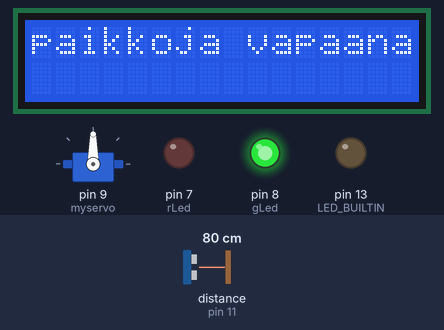
The sketch below on a simulated Arduino Uno, built with avr-gcc and run on an emulated ATmega328P. Parts: servo, 16×2 character LCD, output pins drawn as LEDs (lit = HIGH). Wiring (inferred from the names in the program): ultrasonic range finder: trigger pin 11; echo pin 11. The test bench sets the inputs (shaded band); at power-on: distance to the obstacle (sensor on pin 11) 80 cm. The echo pulse lasts 58.3 µs per cm; pins used as bus, display or sensor lines are not drawn; what the sketch prints to the serial monitor is not drawn.

Above: at 1.2 s.
1.3 s: distance to the obstacle (sensor on pin 11) set to 64 cm
At 2.6 s:
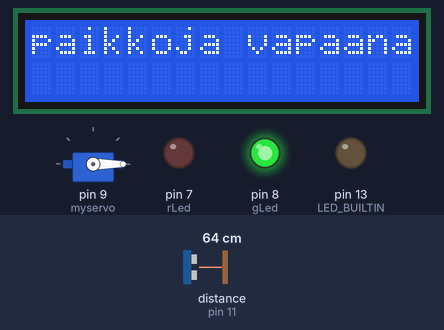
3.1 s: distance to the obstacle (sensor on pin 11) set to 56 cm
4.6 s: distance to the obstacle (sensor on pin 11) set to 45 cm
At 5.8 s:
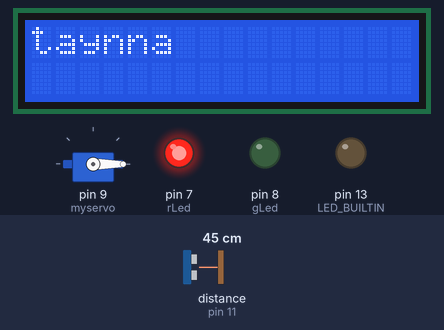
6.4 s: distance to the obstacle (sensor on pin 11) set to 60 cm
At 7.2 s:
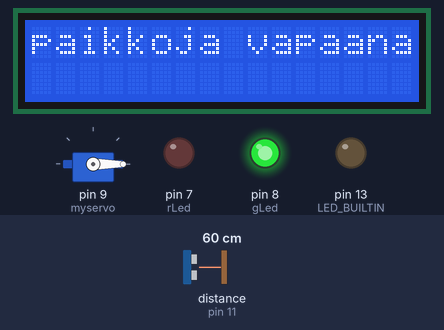
8.3 s: distance to the obstacle (sensor on pin 11) set to 2 cm
At 9.7 s:
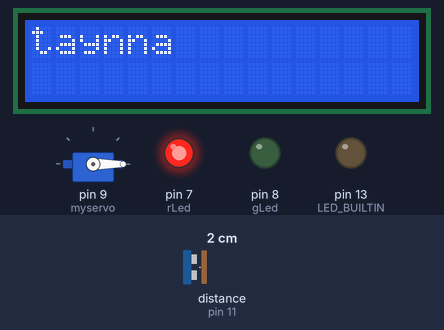
Timing chart, 0 to 11.0 s (numbered marks = the images above; inputs shaded):
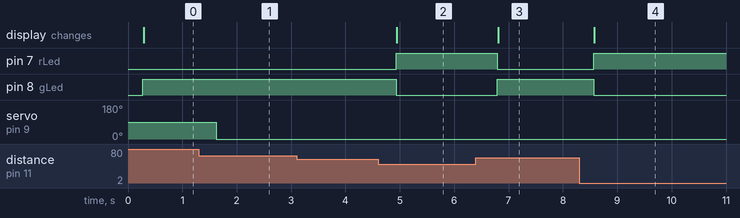

Measured:
- the behaviour switches between 70 and 69 cm on distance to the obstacle (sensor on pin 11) (found by bisection; images 0 and 1)
- the behaviour switches between 51 and 50 cm on distance to the obstacle (sensor on pin 11) (found by bisection; images 1 and 2)
- after the input at 1.3 s, servo on pin 9 (myservo): 90° → 0° after 0.32 s
- after the input at 3.1 s, every drawn part: stays the same
- after the input at 4.6 s, pin 7 (rLed): LOW → HIGH after 0.33 s; pin 8 (gLed): HIGH → LOW after 0.33 s; the display: changes after 0.34 s (image 2)
- after the input at 6.4 s, pin 7 (rLed): HIGH → LOW after 0.39 s; pin 8 (gLed): LOW → HIGH after 0.39 s; the display: changes after 0.41 s (image 3)
- after the input at 8.3 s, pin 7 (rLed): LOW → HIGH after 0.26 s; pin 8 (gLed): HIGH → LOW after 0.26 s; the display: changes after 0.27 s (image 4)

The sketch:

arduinoKoodi.ino
```cpp
#include <Servo.h>
#include <Adafruit_LiquidCrystal.h>

// C++ code
//
Adafruit_LiquidCrystal lcd(0);
int rLed = 7;
int gLed = 8;
int pingPin = 11;
int cm = 0;
int duration = 0;
bool taynna = false;

Servo myservo;


void setup() {
  pinMode(LED_BUILTIN, OUTPUT);
  pinMode(rLed, OUTPUT);
  pinMode(gLed, OUTPUT);
  Serial.begin(9600);
  pinMode(pingPin, OUTPUT);
  Serial.println("LCD Character Backpack IC Test");
  myservo.attach(9);
  myservo.write(90);


  if (!lcd.begin(16, 2)) {
    Serial.println("Could not init backpack. Check wiring.");
    while (1)
      ;
  }
}

void loop() {


  //Set the cursor to column 0 line 1
  lcd.setCursor(0, 1);

  lcd.setBacklight(HIGH);


  digitalWrite(pingPin, LOW);
  delayMicroseconds(2);
  digitalWrite(pingPin, HIGH);
  delayMicroseconds(5);
  digitalWrite(pingPin, LOW);
  pinMode(pingPin, INPUT);
  duration = pulseIn(pingPin, HIGH);
  cm = duration / 29 / 2;  // Muunnos senttimetreiksi
  Serial.print(cm);
  Serial.println(" cm");
  pinMode(pingPin, OUTPUT);
  delay(200);

  if (cm < 50) {
    digitalWrite(rLed, HIGH);
    digitalWrite(gLed, LOW);
    if (!taynna) {
      lcd.clear();
      lcd.setCursor(0, 0);
      lcd.print("taynna");
      taynna = true;
    }

  } else {
    digitalWrite(gLed, HIGH);
    digitalWrite(rLed, LOW);
    //lcd.clear();
    lcd.setCursor(0, 0);
    lcd.print("paikkoja vapaana");
    taynna = false;
  }

  if (cm < 70) {
    myservo.write(0);
  } else {
    myservo.write(90);
  }
}
```
